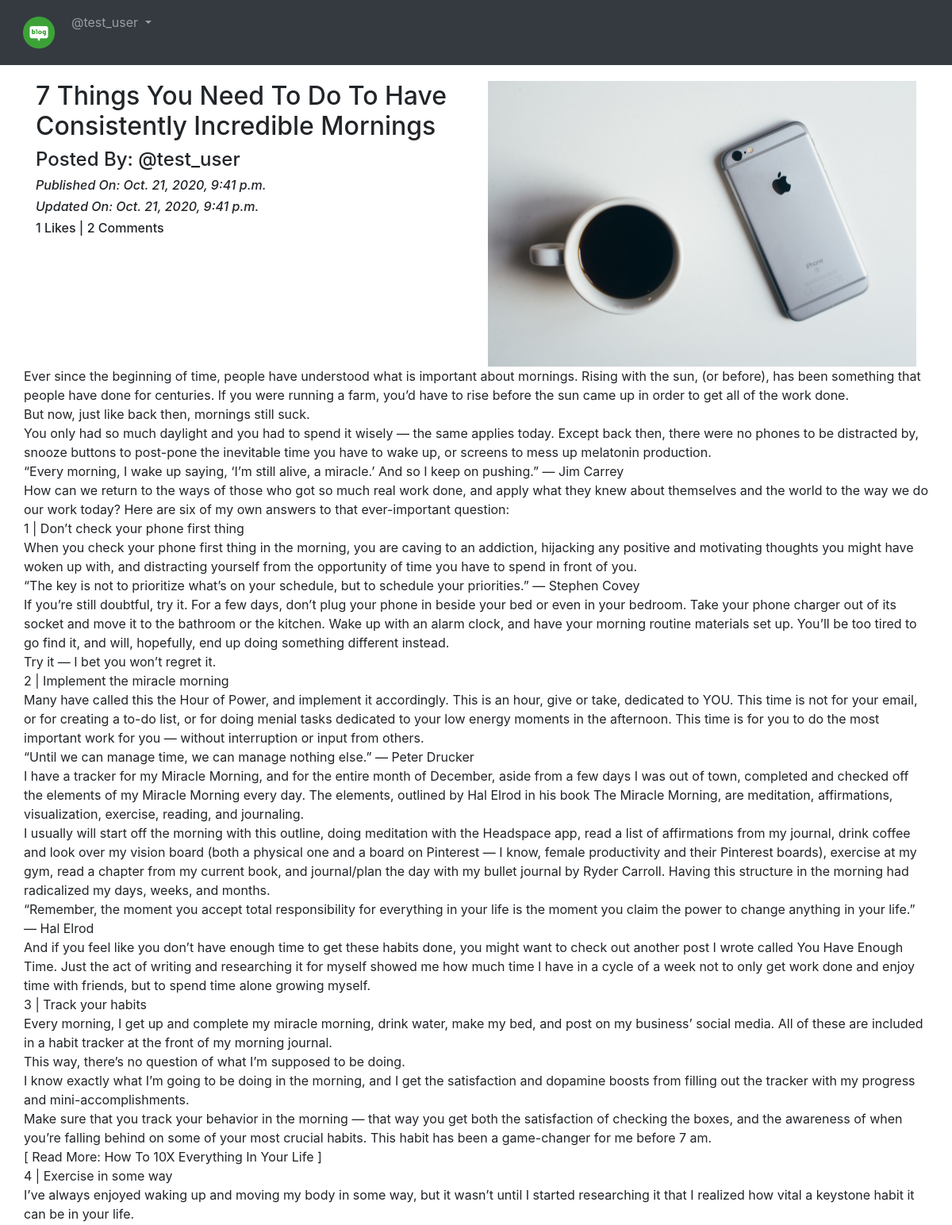
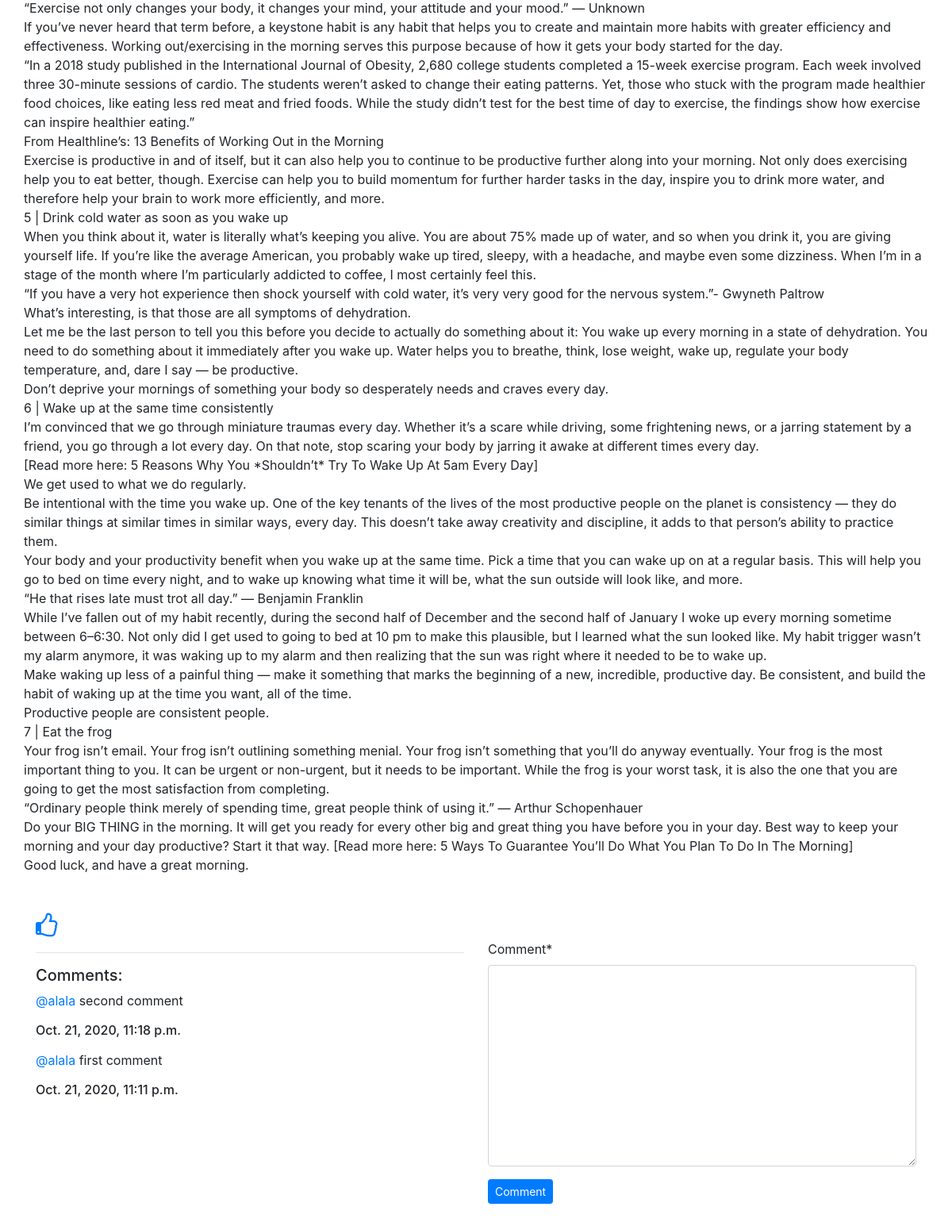
Screenshot of /blog/details/7-things-you-need-to-do-to-have-consistently-incredible-mornings (signed in) with the database file from the repository (2 pictures, top to bottom).
### App_Blog/models.py (models this page shows, shortened)
class Blog(models.Model):
    author = models.ForeignKey(User, on_delete=models.CASCADE, related_name='post_author')
    blog_title = models.CharField(max_length=264, verbose_name="Put a Title")
    slug = models.SlugField(max_length=264, unique=True)
    blog_content = models.TextField(verbose_name="What is on your mind?")
    blog_image = models.ImageField(upload_to='blog_images', verbose_name="Image")
    publish_date = models.DateTimeField(auto_now_add=True)
    update_date = models.DateTimeField(auto_now=True)
    class Meta:
        ordering = ['-publish_date',]

class Comment(models.Model):
    blog = models.ForeignKey(Blog, on_delete=models.CASCADE, related_name='blog_comment')
    user = models.ForeignKey(User, on_delete=models.CASCADE, related_name='user_comment')
    comment = models.TextField()
    comment_date = models.DateTimeField(auto_now_add=True)
    class Meta:
        ordering = ['-comment_date',]

### App_Blog/views.py (the view, shortened to what this page needs)
# urls.py: path('details/<slug:slug>', views.blog_details, name='blog_details'),
@login_required
def blog_details(request, slug):
    blog = Blog.objects.get(slug=slug)
    comment_form = CommentForm()
    already_liked = Likes.objects.filter(blog=blog, user=request.user)
    if already_liked:
        liked = True
    else:
        liked = False
    return render(request, 'App_Blog/blog_details.html', context={'blog':blog, 'comment_form':comment_form, 'liked':liked,})

### App_Blog/forms.py
class CommentForm(forms.ModelForm):
    class Meta:
        model = Comment
        fields = ('comment',)

### templates/App_Blog/blog_details.html (shortened to what this page needs)
{% extends 'base.html' %}
{% load crispy_forms_tags %}
{% block body_block %}
<div class="row">
  <div class="col-sm-6">
    <h2>{{blog.blog_title}}</h2>
    <h4>Posted By: @{{blog.author}}</h4>
    <i><h6>Published On: {{blog.publish_date}}</h6></i>
    <i><h6>Updated On: {{blog.update_date}}</h6></i>
    <h6>{{blog.liked_blog.count}} Likes | {{blog.blog_comment.count}} Comments</h6>
  </div>
  <div class="col-sm-6">
    <img src="/media/{{blog.blog_image}}" width="100%">
  </div>
  <p>
    {{blog.blog_content|linebreaks}}
  </p>
</div>
{% if not liked %}
<a href="{% url 'App_Blog:liked_post' pk=blog.pk %}">
  <i class="fa fa-thumbs-o-up fa-2x" aria-hidden="true"></i>
</a>
{% else %}
<a href="{% url 'App_Blog:unliked_post' pk=blog.pk %}">
  <i class="fa fa-thumbs-o-down fa-2x" aria-hidden="true"></i>
</a>
{% endif %}
<div class="row">
  <div class="col-sm-6">
    <hr>
    <h5>Comments:</h5>
    {% for comment in blog.blog_comment.all %}
    <p><a href="#">@{{comment.user}}</a> {{comment.comment}}<br><h6>{{comment.comment_date}}</h6> </p>
    {% endfor %}
  </div>
  <div class="col-sm-6">
    <form method="POST">
      {{ comment_form|crispy }}
      <button type="submit" class="btn btn-primary btn-sm">Comment</button>
    </form>
  </div>
</div>
<br>
<br>
{% endblock %}

### templates/base.html (shortened to what this page needs)
<!DOCTYPE html>
<html lang="en" dir="ltr">
  <head>
    <link rel="stylesheet" href="https://maxcdn.bootstrapcdn.com/bootstrap/4.4.1/css/bootstrap.min.css">
    <link href="https://maxcdn.bootstrapcdn.com/font-awesome/4.7.0/css/font-awesome.min.css" rel="stylesheet">
  </head>
  <body>
    <nav class="navbar navbar-expand-sm bg-dark navbar-dark">
      <ul class="navbar-nav">
        <li class="nav-item active">
          <a class="nav-link" href="{% url 'index' %}"><img src="/media/logo.png" width="50px"></a>
        </li>
        {% if user.is_authenticated %}
        <div class="nav-item dropdown">
          <a class="nav-link dropdown-toggle" href="#" id="navbardrop" data-toggle="dropdown">
            @{{user.username}}
          </a>
        </div>
        {% endif %}
      </ul>
    </nav>
    <div class="container" style="padding-top:20px">
      {% block body_block %}
      {% endblock %}
    </div>
  </body>
</html>

### rows the page displays
Blog: blog_title "7 Things You Need To Do To Have Consistently Incredible Mornings", author "test_user", publish_date "Oct. 21, 2020, 9:41 p.m.", update_date "Oct. 21, 2020, 9:41 p.m.", liked_blog.count "1", blog_comment.count "2", blog_image (picture), blog_content "Ever since the beginning of time, people have understood what is important about mornings. Rising with the sun, (or before), has been something that people have done for centuries. If you were running a farm, you’d have to rise before the sun came up in order to get all of the work done. But now, just like back then, mornings still suck. You only had so much daylight and you had to spend it wisely — the same applies today. Except back then, there were no phones to be distracted by, snooze buttons to post-pone the inevitable time you have to wake up, or screens to mess up melatonin production. “Every morning, I wake up saying, ‘I’m still alive, a miracle.’ And so I keep on pushing.” — Jim…"
Comment: user "alala", comment "second comment", comment_date "Oct. 21, 2020, 11:18 p.m."
Comment: user "alala", comment "first comment", comment_date "Oct. 21, 2020, 11:11 p.m."

### other values shown
{{ user.username }} "test_user"
